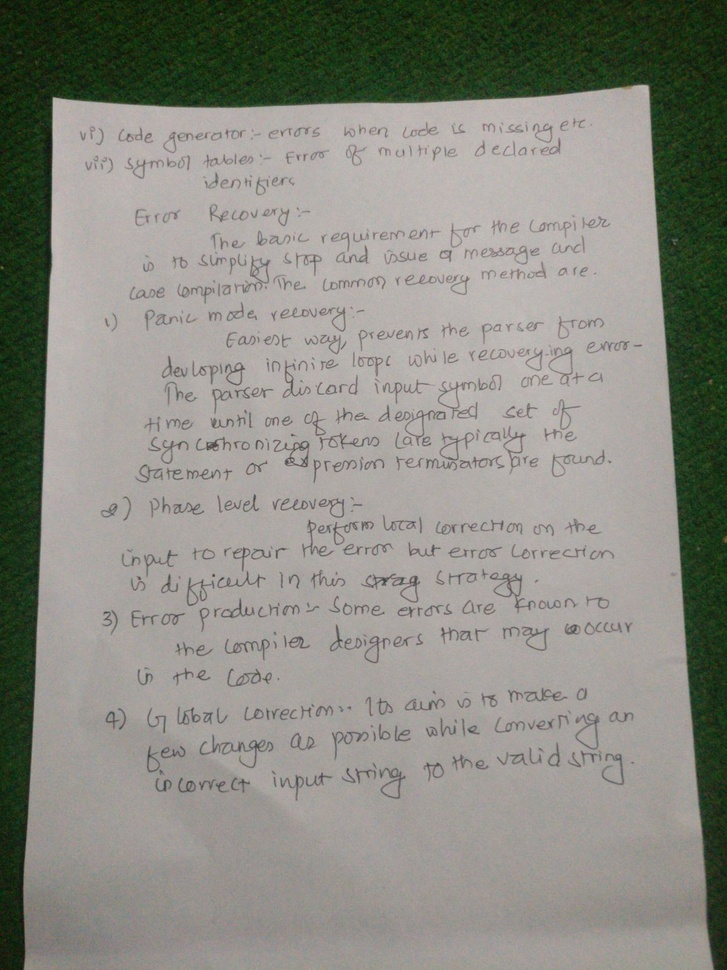
#> input picture test.jpg, 727 x 970 px, shrunk from 1200 x 1600 before the run
$ python cam_scanner.py
#> lines starting #> are read from the running program, lines starting #| are printed output that depends on the picture; after the words box and inside, x2 and y2 are one past the last pixel; in counts of white or black regions, pixels touching at a corner belong together
import cv2 as cv
import numpy as np
from matplotlib import pyplot as plt

img = cv.imread("test.jpg",1)
#> img is the input picture: shape (970, 727, 3); mean B, G, R 129.6, 138.2, 137.9
print(img)
#> (printed output is left out)
gray = cv.cvtColor(img,cv.COLOR_BGR2GRAY)
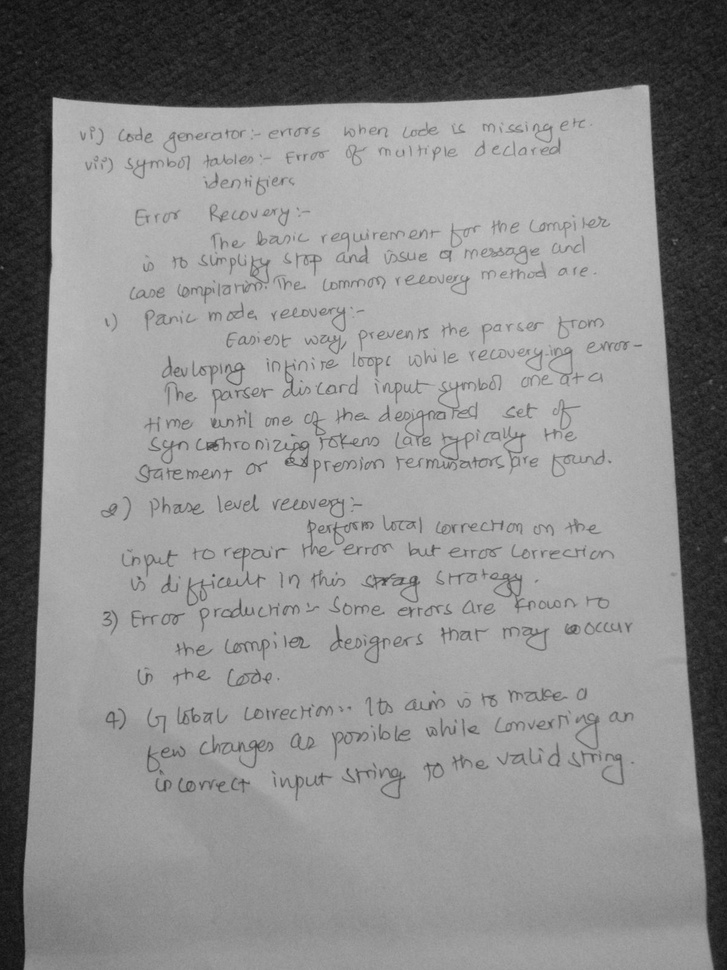
#> gray: shape (970, 727); min 11, max 194, mean 137.1
print(gray)
#> (printed output is left out)

med = cv.medianBlur(gray,5)

#global thresholding
ret,th1 = cv.threshold(med,127,255,cv.THRESH_BINARY)
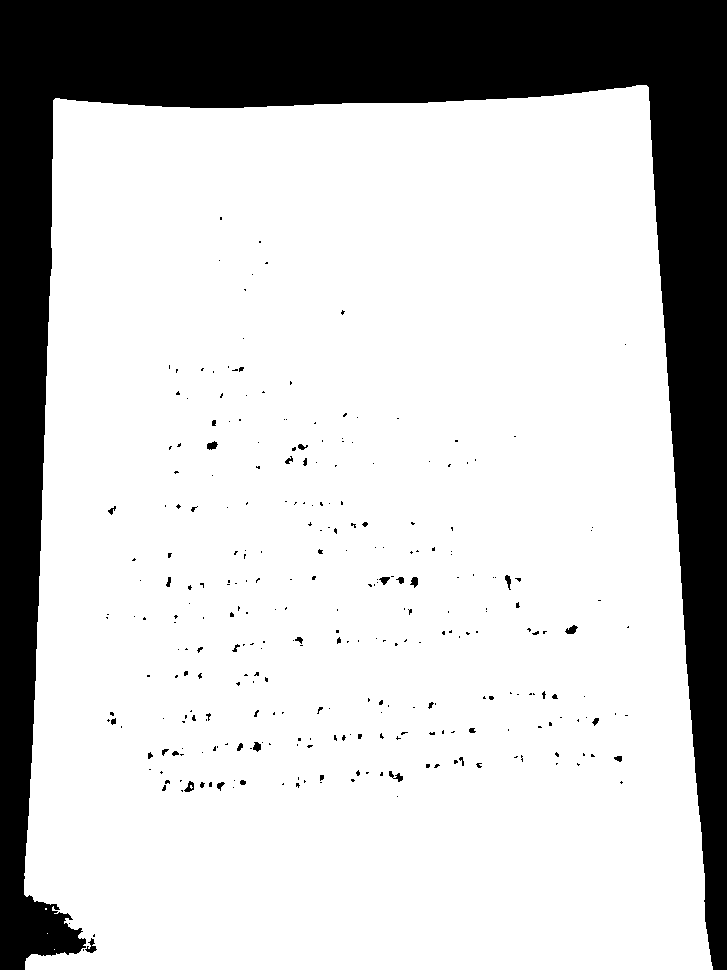
#> th1: shape (970, 727); 78% white; 292 black regions (256 under 20 px), largest, box (x1, y1, x2, y2) and area: (0, 0, 727, 970) 152524, (85, 938, 97, 953) 79, (565, 625, 578, 634) 70

th2 = cv.adaptiveThreshold(med,255,cv.ADAPTIVE_THRESH_MEAN_C,cv.THRESH_BINARY,11,2)
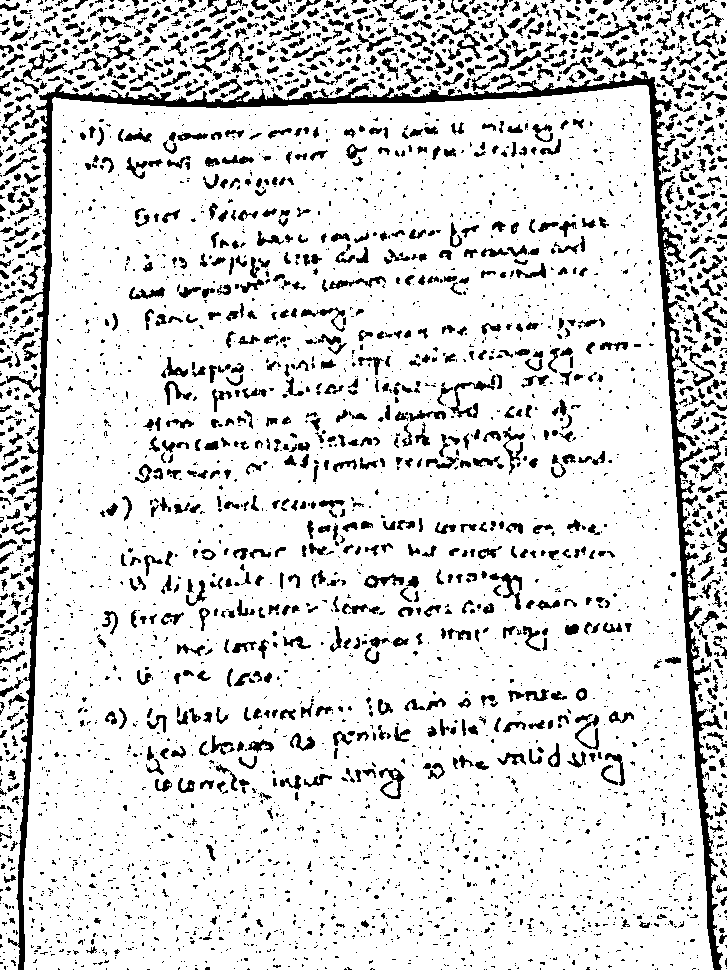
#> th2: shape (970, 727); 85.6% white; 4363 black regions (3199 under 20 px), largest, box (x1, y1, x2, y2) and area: (6, 71, 723, 970) 18740, (448, 381, 495, 418) 400, (489, 573, 522, 610) 342

th3= cv.adaptiveThreshold(med,255,cv.ADAPTIVE_THRESH_GAUSSIAN_C,cv.THRESH_BINARY,11,2)
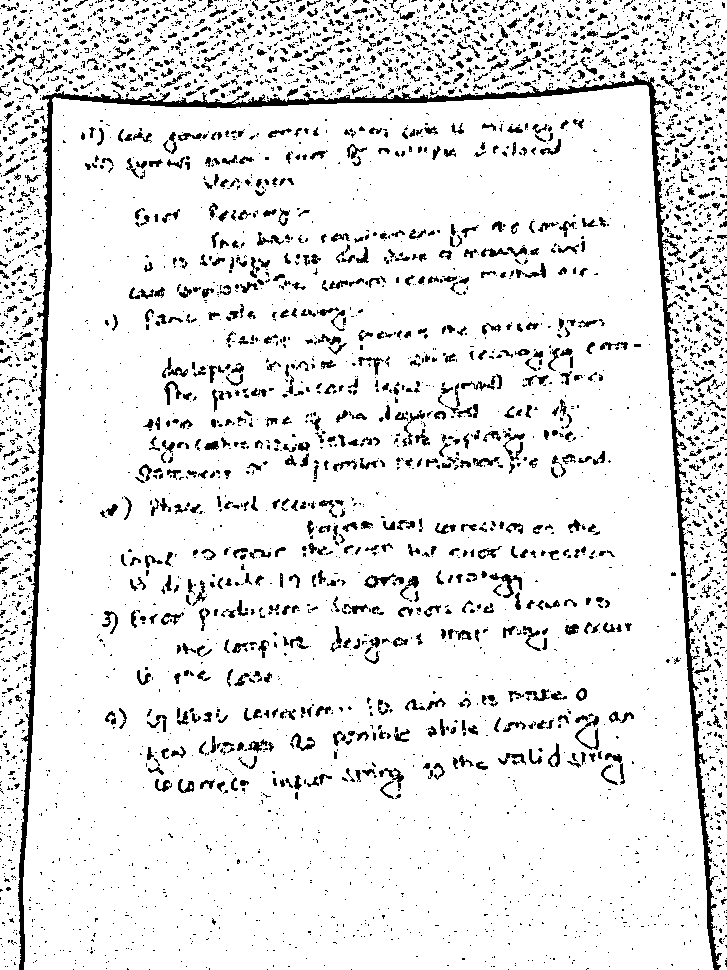
#> th3: shape (970, 727); 89.9% white; 4559 black regions (3620 under 20 px), largest, box (x1, y1, x2, y2) and area: (18, 75, 722, 970) 13259, (489, 573, 522, 598) 240, (575, 716, 599, 750) 206

cv.imshow("image",th3)

cv.waitKey(0)

cv.destroyAllWindows()
